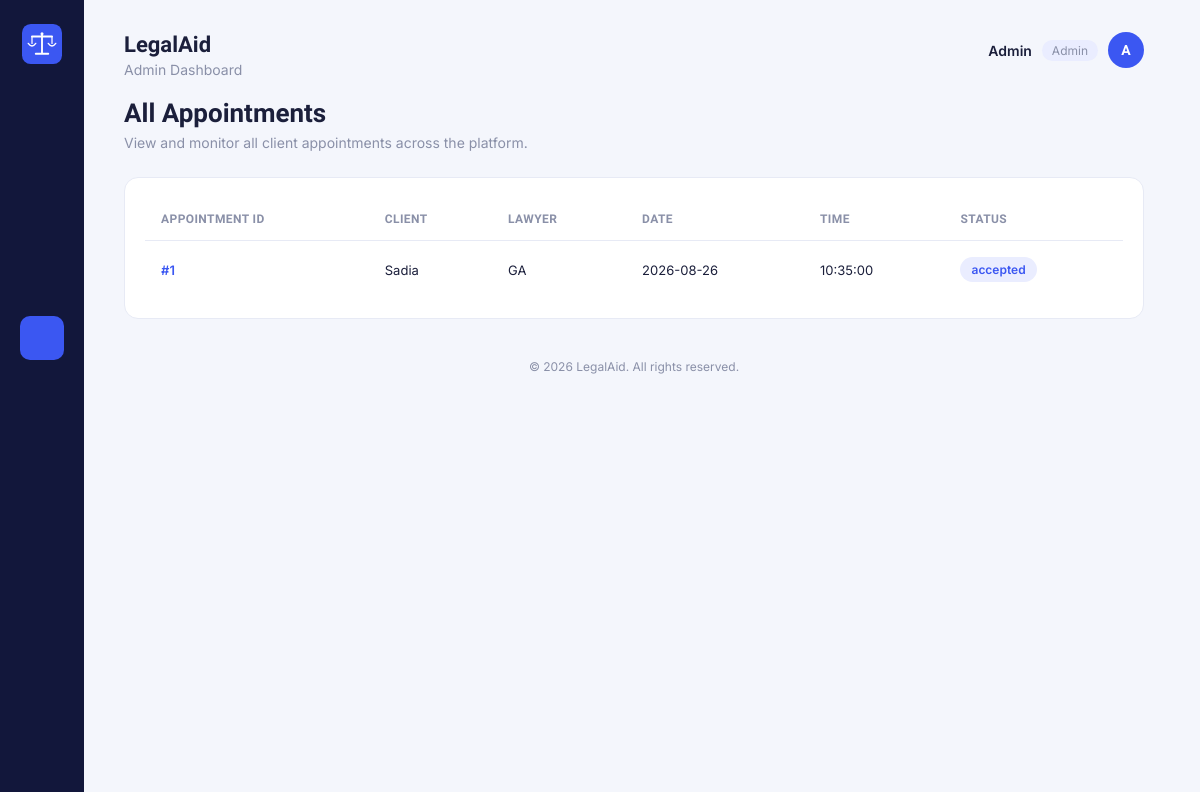
/admin/appointments.php (signed in), run on the app's committed database.
### tables this page shows
CREATE TABLE `appointments` (
  `appointment_id` int(11) NOT NULL,
  `client_id` int(11) NOT NULL,
  `lawyer_id` int(11) NOT NULL,
  `appointment_date` date NOT NULL,
  `appointment_time` time NOT NULL,
  `reason` text NOT NULL,
  `status` varchar(20) NOT NULL,
  `created_at` timestamp NOT NULL DEFAULT current_timestamp() ON UPDATE current_timestamp()
);

CREATE TABLE `users` (
  `user_id` int(11) NOT NULL,
  `name` varchar(100) NOT NULL,
  `email` varchar(100) NOT NULL,
  `password` varchar(255) NOT NULL,
  `phone` varchar(20) DEFAULT NULL,
  `role` varchar(20) NOT NULL,
  `created_at` timestamp NOT NULL DEFAULT current_timestamp() ON UPDATE current_timestamp(),
  `status` varchar(20) NOT NULL DEFAULT 'active'
);

### admin/appointments.php (the view, shortened to what this page needs)
<?php
include("../db.php");
$username = $_SESSION["username"];
function icon($name)
{
    $icons = [
        'home' =>
        '<path d="M4 11.5 12 5l8 6.5"/>
         <path d="M6 10v9a1 1 0 0 0 1 1h4v-6h2v6h4a1 1 0 0 0 1-1v-9"/>',
        'users' =>
        '<circle cx="9" cy="8" r="3"/>
         <path d="M2.5 20c1-3.3 3.4-5 6.5-5s5.5 1.7 6.5 5"/>
         <circle cx="17" cy="9" r="2.4"/>
         <path d="M15.8 12.2c2.3.3 3.9 1.8 4.7 4.3"/>',
        'briefcase' =>
        '<rect x="3.5" y="8" width="17" height="11" rx="2"/>
         <path d="M8.5 8V6a2 2 0 0 1 2-2h3a2 2 0 0 1 2 2v2"/>
         <path d="M3.5 13h17"/>',
        'shield' =>
        '<path d="M12 3.5 19 6v6c0 4.4-3 7.8-7 8.5-4-.7-7-4.1-7-8.5V6z"/>
         <path d="m9 12 2 2 4-4.2"/>',
        'calendar' =>
        '<rect x="4" y="5.5" width="16" height="14.5" rx="2"/>
         <path d="M4 10h16M8 3.5v3M16 3.5v3"/>',
        'folder' =>
        '<path d="M3.5 7.5a1.5 1.5 0 0 1 1.5-1.5h4l2 2.2h8a1.5 1.5 0 0 1 1.5 1.5V18a1.5 1.5 0 0 1-1.5 1.5H5A1.5 1.5 0 0 1 3.5 18z"/>',
        'chart' =>
        '<path d="M4 20V10M11 20V4M18 20v-7"/>
         <path d="M2.5 20.5h19"/>',
        'logout' =>
        '<path d="M9 21H5a2 2 0 0 1-2-2V5a2 2 0 0 1 2-2h4"/>
         <path d="M16 17l5-5-5-5"/>
         <path d="M21 12H9"/>'
    ];
    $body = $icons[$name] ?? '';
    return '<svg viewBox="0 0 24 24"
        fill="none"
        stroke="currentColor"
        stroke-width="1.7"
        stroke-linecap="round"
        stroke-linejoin="round">' .
        $body .
        '</svg>';
}
?>
<!DOCTYPE html>
<html lang="en">
<head>
<link rel="stylesheet" href="appointments.css">
</head>
<body>
<div class="app">
    <nav class="sidebar">
        <a class="sidebar-logo" href="../dashboard.php">
            <img src="../logo/logo-icon.svg" alt="LegalAid">
        </a>
        <ul class="sidebar-nav">
            <li title="Dashboard">
                <a href="../dashboard.php">
                    <?php echo icon('home'); ?>
                </a>
            </li>
            <li title="View Clients">
                <a href="clients.php">
                    <?php echo icon('users'); ?>
                </a>
            </li>
            <li title="View Lawyers">
                <a href="lawyers.php">
                    <?php echo icon('briefcase'); ?>
                </a>
            </li>
            <li title="Lawyer Verification">
                <a href="verification.php">
                    <?php echo icon('shield'); ?>
                </a>
            </li>
            <li class="active" title="View Appointments">
                <a href="appointments.php">
                    <?php echo icon('calendar'); ?>
                </a>
            </li>
            <li title="View Cases">
                <a href="cases.php">
                    <?php echo icon('folder'); ?>
                </a>
            </li>
            <li title="View Reports">
                <a href="reports.php">
                    <?php echo icon('chart'); ?>
                </a>
            </li>
        </ul>
        <div class="sidebar-bottom">
            <a href="../logout.php" title="Logout">
                <?php echo icon('logout'); ?>
            </a>
        </div>
    </nav>
    <main class="main">
        <header class="topbar">
            <div>
                <h1>LegalAid</h1>
                <p class="subtitle">
                    Admin Dashboard
                </p>
            </div>
            <div class="account">
                <span class="account-name">
                    <?php echo htmlspecialchars($username); ?>
                </span>
                <span class="account-role">
                    Admin
                </span>
                <div class="avatar">
                    <?php echo strtoupper(substr($username, 0, 1)); ?>
                </div>
            </div>
        </header>
        <section class="page-header">
            <h2>All Appointments</h2>
            <p>
                View and monitor all client appointments across the platform.
            </p>
        </section>
        <section class="table-card">
            <table class="appointments-table">
                <thead>
                    <tr>
                        <th>Appointment ID</th>
                        <th>Client</th>
                        <th>Lawyer</th>
                        <th>Date</th>
                        <th>Time</th>
                        <th>Status</th>
                    </tr>
                </thead>
                <tbody>
<?php
$sql="SELECT appointments.*,
client.name AS client_name,
lawyer.name AS lawyer_name
FROM appointments
JOIN users AS client
ON appointments.client_id=client.user_id
JOIN lawyer_profiles
ON appointments.lawyer_id=lawyer_profiles.lawyer_id
JOIN users AS lawyer
ON lawyer_profiles.user_id=lawyer.user_id
ORDER BY appointments.appointment_id DESC";
$result=mysqli_query($conn,$sql);
if(mysqli_num_rows($result)>0)
{
    while($row=mysqli_fetch_assoc($result))
    {
?>
                    <tr>
                        <td>
                            <span class="appointment-id">
                                #<?php echo $row["appointment_id"]; ?>
                            </span>
                        </td>
                        <td>
                            <?php echo htmlspecialchars($row["client_name"]); ?>
                        </td>
                        <td>
                            <?php echo htmlspecialchars($row["lawyer_name"]); ?>
                        </td>
                        <td>
                            <?php echo htmlspecialchars($row["appointment_date"]); ?>
                        </td>
                        <td>
                            <?php echo htmlspecialchars($row["appointment_time"]); ?>
                        </td>
                        <td>
                            <span class="status">
                                <?php echo htmlspecialchars($row["status"]); ?>
                            </span>
                        </td>
                    </tr>
<?php
    }
}
?>
                </tbody>
            </table>
        </section>
        <footer class="footer">
            &copy;
            <?php echo date("Y"); ?>
            LegalAid. All rights reserved.
        </footer>
    </main>
</div>
</body>
</html>

### admin/appointments.css (style rules this page uses)
:root { --sidebar: #12173B; --sidebar-icon: #7C82AA; --sidebar-icon-active: #FFFFFF; --accent: #3B57F2; --accent-soft: #EAEDFF; --bg: #F4F6FC; --card: #FFFFFF; --text: #1B1F3B; --muted: #8A90A8; --border: #E7EAF5; --radius: 14px; }
* { box-sizing: border-box; }
body { margin: 0; font-family: 'Inter', Arial, sans-serif; background-color: var(--bg); color: var(--text); }
h1, h2, h3 { font-family: 'Sora', 'Inter', Arial, sans-serif; margin: 0; }
a { text-decoration: none; color: inherit; }
.app { display: flex; min-height: 100vh; }
.sidebar { width: 84px; flex-shrink: 0; background-color: var(--sidebar); display: flex; flex-direction: column; align-items: center; padding: 24px 0; }
.sidebar-logo { display: flex; align-items: center; justify-content: center; margin-bottom: 36px; }
.sidebar-logo img { width: 40px; height: 40px; display: block; }
.sidebar-nav { list-style: none; padding: 0; margin: 0; display: flex; flex-direction: column; gap: 10px; flex-grow: 1; width: 100%; }
.sidebar-nav li a { display: flex; align-items: center; justify-content: center; width: 44px; height: 44px; margin: 0 auto; border-radius: 10px; color: var(--sidebar-icon); transition: background-color 0.15s ease, color 0.15s ease; }
.sidebar-nav li a svg { width: 20px; height: 20px; }
.sidebar-nav li.active a { background-color: var(--accent); color: var(--sidebar-icon-active); }
.sidebar-bottom a { display: flex; align-items: center; justify-content: center; width: 44px; height: 44px; border-radius: 10px; color: var(--sidebar-icon); }
.sidebar-bottom a svg { width: 20px; height: 20px; }
.main { flex-grow: 1; padding: 32px 40px 24px; max-width: 1100px; }
.topbar { display: flex; align-items: flex-start; justify-content: space-between; margin-bottom: 20px; }
.topbar h1 { font-size: 22px; color: var(--text); }
.subtitle { margin: 4px 0 0; color: var(--muted); font-size: 14px; }
.account { display: flex; align-items: center; gap: 10px; }
.account-name { font-weight: 600; font-size: 14px; }
.account-role { font-size: 12px; color: var(--muted); background: var(--accent-soft); padding: 3px 10px; border-radius: 999px; }
.avatar { width: 36px; height: 36px; border-radius: 50%; background: var(--accent); color: white; font-family: 'Sora', sans-serif; font-weight: 600; display: flex; align-items: center; justify-content: center; font-size: 14px; }
.page-header { margin: 18px 0 26px; }
.page-header h2 { font-size: 26px; }
.page-header p { margin: 6px 0 0; color: var(--muted); font-size: 14px; }
.table-card { background: var(--card); border: 1px solid var(--border); border-radius: var(--radius); padding: 20px; overflow-x: auto; transition: box-shadow 0.15s ease, border-color 0.15s ease; }
.appointments-table { width: 100%; border-collapse: collapse; min-width: 700px; }
.appointments-table th { text-align: left; font-family: 'Sora', 'Inter', Arial, sans-serif; font-size: 12px; font-weight: 600; color: var(--muted); text-transform: uppercase; letter-spacing: 0.4px; padding: 14px 16px; border-bottom: 1px solid var(--border); }
.appointments-table td { padding: 16px; font-size: 13px; color: var(--text); border-bottom: 1px solid var(--border); }
.appointments-table tbody tr:last-child td { border-bottom: none; }
.appointments-table tbody tr { transition: background-color 0.15s ease; }
.appointment-id { font-weight: 600; color: var(--accent); }
.status { display: inline-block; padding: 5px 11px; border-radius: 999px; background: var(--accent-soft); color: var(--accent); font-size: 12px; font-weight: 600; }
.footer { margin-top: 40px; text-align: center; color: var(--muted); font-size: 12px; }

### data on the page
appointments: appointment_id "1", users.name "Sadia", users.name "GA", appointment_date "2026-08-26", appointment_time "10:35:00", status "accepted"

### other printed values
$username "Admin"
substr($username, 0, 1) "A"
